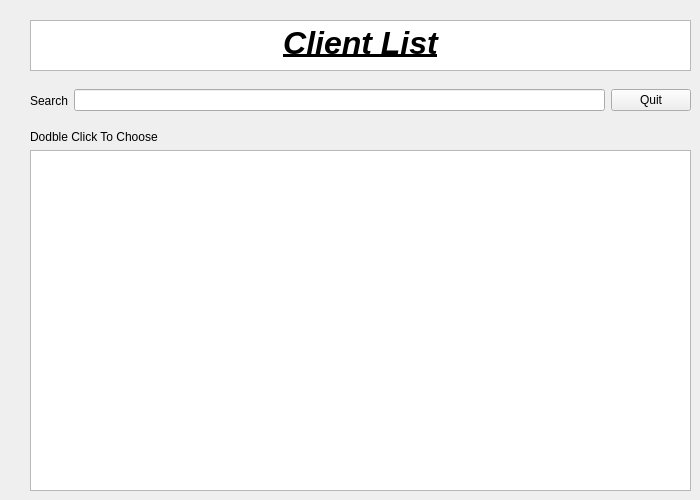
<?xml version="1.0" encoding="UTF-8"?>
<ui version="4.0">
 <class>client_list</class>
 <widget class="QWidget" name="client_list">
  <property name="geometry">
   <rect>
    <x>0</x>
    <y>0</y>
    <width>700</width>
    <height>500</height>
   </rect>
  </property>
  <property name="minimumSize">
   <size>
    <width>700</width>
    <height>500</height>
   </size>
  </property>
  <property name="maximumSize">
   <size>
    <width>700</width>
    <height>500</height>
   </size>
  </property>
  <property name="windowTitle">
   <string>Form</string>
  </property>
  <widget class="QTextBrowser" name="producteditlabel">
   <property name="geometry">
    <rect>
     <x>30</x>
     <y>20</y>
     <width>661</width>
     <height>51</height>
    </rect>
   </property>
   <property name="html">
    <string>&lt;!DOCTYPE HTML PUBLIC &quot;-//W3C//DTD HTML 4.0//EN&quot; &quot;http://www.w3.org/TR/REC-html40/strict.dtd&quot;&gt;
&lt;html&gt;&lt;head&gt;&lt;meta name=&quot;qrichtext&quot; content=&quot;1&quot; /&gt;&lt;style type=&quot;text/css&quot;&gt;
p, li { white-space: pre-wrap; }
&lt;/style&gt;&lt;/head&gt;&lt;body style=&quot; font-family:'PMingLiU'; font-size:9pt; font-weight:400; font-style:normal;&quot;&gt;
&lt;p align=&quot;center&quot; style=&quot; margin-top:0px; margin-bottom:0px; margin-left:0px; margin-right:0px; -qt-block-indent:0; text-indent:0px;&quot;&gt;&lt;span style=&quot; font-size:24pt; font-weight:600; font-style:italic; text-decoration: underline;&quot;&gt;Client List&lt;/span&gt;&lt;/p&gt;&lt;/body&gt;&lt;/html&gt;</string>
   </property>
  </widget>
  <widget class="QWidget" name="layoutWidget">
   <property name="geometry">
    <rect>
     <x>30</x>
     <y>80</y>
     <width>661</width>
     <height>41</height>
    </rect>
   </property>
   <layout class="QHBoxLayout" name="horizontalLayout">
    <item>
     <widget class="QLabel" name="searchLabel">
      <property name="text">
       <string>Search</string>
      </property>
     </widget>
    </item>
    <item>
     <widget class="QLineEdit" name="searchLineEdit"/>
    </item>
    <item>
     <widget class="QPushButton" name="quitbu">
      <property name="text">
       <string>Quit</string>
      </property>
     </widget>
    </item>
   </layout>
  </widget>
  <widget class="QWidget" name="">
   <property name="geometry">
    <rect>
     <x>30</x>
     <y>130</y>
     <width>661</width>
     <height>361</height>
    </rect>
   </property>
   <layout class="QVBoxLayout" name="verticalLayout">
    <item>
     <widget class="QLabel" name="label">
      <property name="text">
       <string>Dodble Click To Choose</string>
      </property>
     </widget>
    </item>
    <item>
     <widget class="QTreeView" name="treeView"/>
    </item>
   </layout>
  </widget>
 </widget>
 <resources/>
 <connections>
  <connection>
   <sender>quitbu</sender>
   <signal>clicked()</signal>
   <receiver>client_list</receiver>
   <slot>close()</slot>
   <hints>
    <hint type="sourcelabel">
     <x>653</x>
     <y>241</y>
    </hint>
    <hint type="destinationlabel">
     <x>784</x>
     <y>260</y>
    </hint>
   </hints>
  </connection>
 </connections>
</ui>
